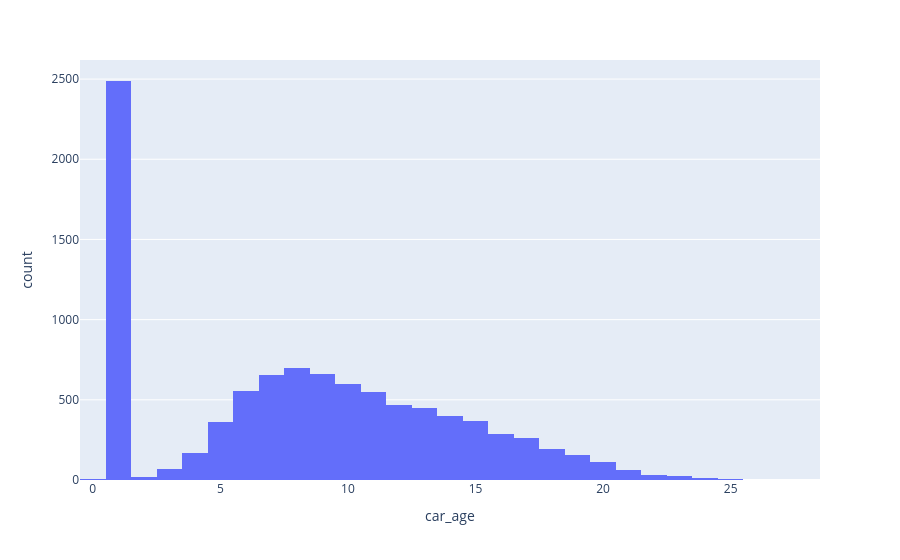

Notebook code for this chart:
### Code cell
px.histogram(data_frame= df, x= 'car_age')

### Figure 1 — Plotly figure (JSON) as saved in the notebook; plotly's stock layout.template omitted (floating-point values rounded to 4 significant figures; data arrays with more than 128 entries replaced by an {"elided": "..."} marker saying what was removed)
{"data": [{"bingroup": "x", "hovertemplate": "car_age=%{x}<br>count=%{y}<extra></extra>", "legendgroup": "", "marker": {"color": "#636efa", "pattern": {"shape": ""}}, "name": "", "orientation": "v", "showlegend": false, "type": "histogram", "x": {"elided": "10301 float values"}, "xaxis": "x", "yaxis": "y"}], "layout": {"barmode": "relative", "legend": {"tracegroupgap": 0}, "margin": {"t": 60}, "xaxis": {"anchor": "y", "domain": [0, 1], "title": {"text": "car_age"}}, "yaxis": {"anchor": "x", "domain": [0, 1], "title": {"text": "count"}}}}
